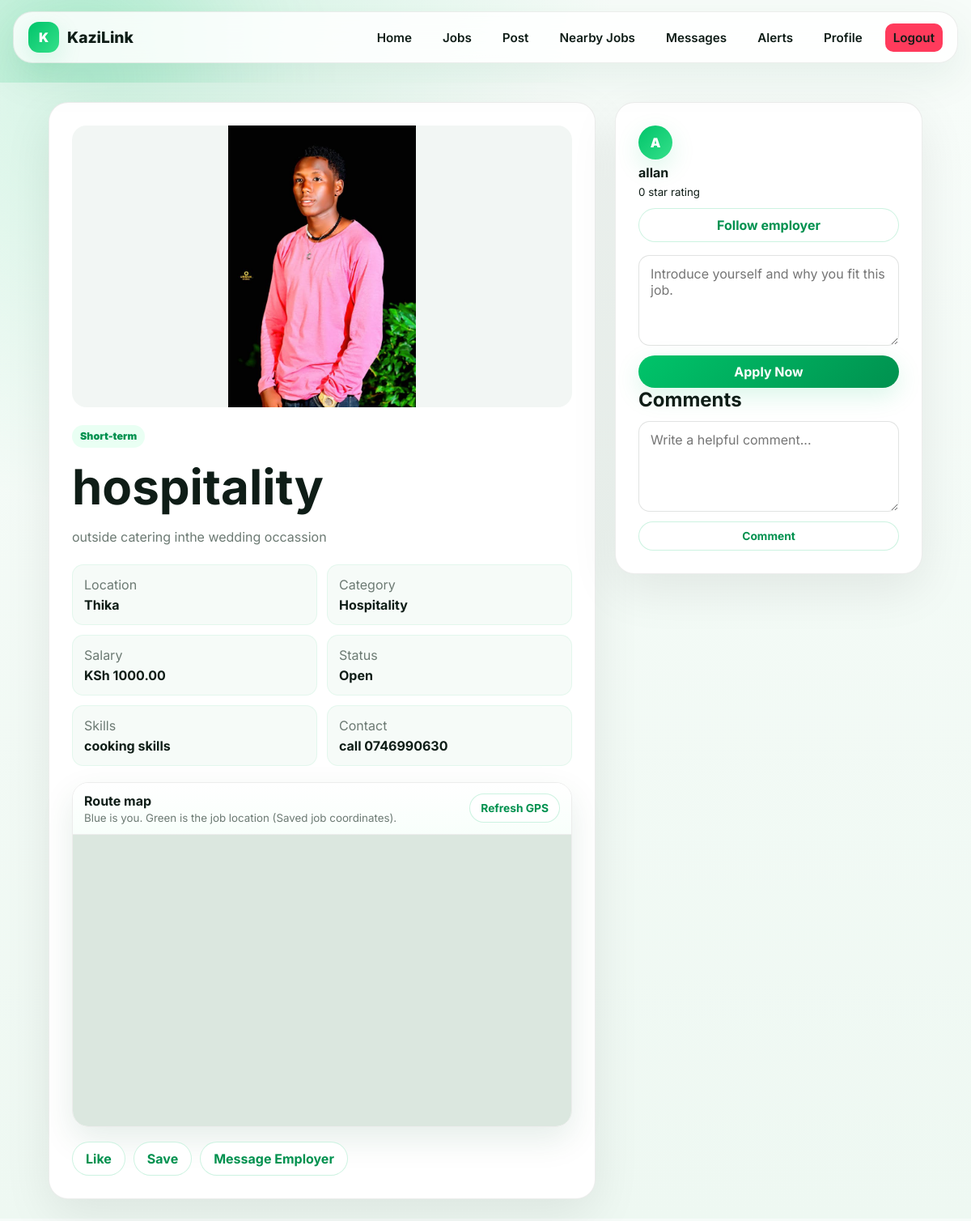
The page /jobs/4/ (signed in) on the database its author committed.
### marketplace/models.py (models this page shows, shortened)
class Job(models.Model):
    IMMEDIATE = 'immediate'
    SHORT_TERM = 'short_term'
    LONG_TERM = 'long_term'
    PART_TIME = 'part_time'
    FULL_TIME = 'full_time'
    CASUAL = 'casual'
    FREELANCE = 'freelance'
    PROFESSIONAL = 'professional'
    TYPE_CHOICES = (
        (IMMEDIATE, 'Immediate'),
        (SHORT_TERM, 'Short-term'),
        (LONG_TERM, 'Long-term'),
        (PART_TIME, 'Part-time'),
        (FULL_TIME, 'Full-time'),
        (CASUAL, 'Casual'),
        (FREELANCE, 'Freelance'),
        (PROFESSIONAL, 'Professional'),
    )
    OPEN = 'open'
    TAKEN = 'taken'
    CLOSED = 'closed'
    STATUS_CHOICES = (
        (OPEN, 'Open'),
        (TAKEN, 'Taken'),
        (CLOSED, 'Closed'),
    )
    employer = models.ForeignKey(User, on_delete=models.CASCADE, related_name='jobs')
    title = models.CharField(max_length=160)
    description = models.TextField()
    category = models.ForeignKey(Category, on_delete=models.SET_NULL, null=True, related_name='jobs')
    job_type = models.CharField(max_length=30, choices=TYPE_CHOICES)
    salary = models.DecimalField(max_digits=12, decimal_places=2, null=True, blank=True)
    location = models.CharField(max_length=140)
    latitude = models.DecimalField(max_digits=9, decimal_places=6, null=True, blank=True)
    longitude = models.DecimalField(max_digits=9, decimal_places=6, null=True, blank=True)
    resolved_place_name = models.CharField(max_length=255, blank=True)
    deadline = models.DateField(null=True, blank=True)
    required_skills = models.CharField(max_length=255, blank=True)
    contact_information = models.CharField(max_length=160)
    photo = models.ImageField(upload_to='jobs/photos/', blank=True)
    video = models.FileField(upload_to='jobs/videos/', blank=True)
    audio = models.FileField(upload_to='jobs/audio/', blank=True)
    document = models.FileField(upload_to='jobs/documents/', blank=True)
    status = models.CharField(max_length=20, choices=STATUS_CHOICES, default=OPEN)
    tags = models.CharField(max_length=200, blank=True)
    views = models.PositiveIntegerField(default=0)
    created_at = models.DateTimeField(auto_now_add=True)
    updated_at = models.DateTimeField(auto_now=True)
    class Meta:
        ordering = ['-created_at']

class Category(models.Model):
    name = models.CharField(max_length=80, unique=True)
    icon = models.CharField(max_length=40, default='briefcase')
    class Meta:
        ordering = ['name']
        verbose_name_plural = 'Categories'
    def __str__(self):
        return self.name

class Profile(models.Model):
    EMPLOYER = 'employer'
    SEEKER = 'seeker'
    ROLE_CHOICES = (
        (EMPLOYER, 'Employer'),
        (SEEKER, 'Job Seeker'),
    )
    user = models.OneToOneField(User, on_delete=models.CASCADE, related_name='profile')
    role = models.CharField(max_length=20, choices=ROLE_CHOICES)
    bio = models.TextField(blank=True)
    skills = models.CharField(max_length=255, blank=True)
    location = models.CharField(max_length=120, blank=True)
    latitude = models.DecimalField(max_digits=9, decimal_places=6, null=True, blank=True)
    longitude = models.DecimalField(max_digits=9, decimal_places=6, null=True, blank=True)
    avatar = models.ImageField(upload_to='profiles/avatars/', blank=True)
    cover_photo = models.ImageField(upload_to='profiles/covers/', blank=True)
    verified = models.BooleanField(default=False)
    online = models.BooleanField(default=False)
    trust_score = models.PositiveIntegerField(default=80)
    resume = models.FileField(upload_to='profiles/resumes/', blank=True)
    created_at = models.DateTimeField(auto_now_add=True)
    @property
    def rating_average(self):
        aggregate = self.user.received_reviews.aggregate(models.Avg('rating'))
        return round(aggregate['rating__avg'] or 0, 1)

### marketplace/views.py (the view, shortened to what this page needs)
# urls.py: path('jobs/<int:pk>/', views.job_detail, name='job_detail'),
@login_required
def job_detail(request, pk):
    job = get_object_or_404(Job.objects.select_related('employer', 'employer__profile', 'category'), pk=pk)
    if job.status != Job.OPEN and job.employer != request.user:
        messages.info(request, 'That job is no longer available.')
        return redirect('feed')
    job.views = job.views + 1
    job.save(update_fields=['views'])
    employer_followed = False
    if request.user != job.employer:
        employer_followed = Follow.objects.filter(follower=request.user, followed=job.employer).exists()
    map_point = ensure_job_coordinates(job)
    return render(request, 'marketplace/job_detail.html', {
        'job': job,
        'comment_form': CommentForm(),
        'application_form': ApplicationForm(),
        'has_applied': Application.objects.filter(job=job, applicant=request.user).exists(),
        'is_saved': SavedJob.objects.filter(job=job, user=request.user).exists(),
        'is_liked': JobLike.objects.filter(job=job, user=request.user).exists(),
        'is_following_employer': employer_followed,
        'status_choices': Job.STATUS_CHOICES,
        'job_latitude': map_point['lat'] if map_point else None,
        'job_longitude': map_point['lng'] if map_point else None,
        'job_location_source': map_point['label'] if map_point else '',
        'user_latitude': float(request.user.profile.latitude) if request.user.profile.latitude else None,
        'user_longitude': float(request.user.profile.longitude) if request.user.profile.longitude else None,
    })

### marketplace/forms.py
class CommentForm(forms.ModelForm):
    class Meta:
        model = Comment
        fields = ['body']
        widgets = {'body': forms.Textarea(attrs={'rows': 2, 'placeholder': 'Write a helpful comment...'})}

class ApplicationForm(forms.ModelForm):
    class Meta:
        model = Application
        fields = ['message']
        widgets = {'message': forms.Textarea(attrs={'rows': 4, 'placeholder': 'Introduce yourself and why you fit this job.'})}

### marketplace/context_processors.py (called while the page is built)
def alert_badge(request):
    if not request.user.is_authenticated:
        return {'alert_match_count': 0}
    return {'alert_match_count': len(matching_alert_jobs(request.user))}

### marketplace/views.py (called while the page is built, shortened)
def _point_in_kenya(latitude, longitude):
    try:
        latitude = float(latitude)
        longitude = float(longitude)
    except (TypeError, ValueError):
        return False
    return (
        KENYA_BOUNDS['lat_min'] <= latitude <= KENYA_BOUNDS['lat_max']
        and KENYA_BOUNDS['lng_min'] <= longitude <= KENYA_BOUNDS['lng_max']
    )

def _clean_kenya_point(latitude, longitude):
    if _point_in_kenya(latitude, longitude):
        return float(latitude), float(longitude)
    if _point_in_kenya(longitude, latitude):
        return float(longitude), float(latitude)
    return None

def job_map_point(job):
    point = _clean_kenya_point(job.latitude, job.longitude)
    if point:
        return {
            'lat': point[0],
            'lng': point[1],
            'source': 'gps',
            'label': 'Saved job coordinates',
        }
    return None

def ensure_job_coordinates(job):
    point = job_map_point(job)
    if point:
        return point

def matching_alert_jobs(user):
    alerts = list(user.job_alerts.filter(active=True).select_related('category'))
    if not alerts:
        return []

### templates/marketplace/job_detail.html (shortened to what this page needs)
{% extends 'marketplace/base.html' %}
{% load static %}
{% block page_css %}
<link rel="stylesheet" href="https://unpkg.com/maplibre-gl@5.6.1/dist/maplibre-gl.css">
<link rel="stylesheet" href="{% static 'marketplace/css/job_detail.css' %}">
{% endblock %}
{% block content %}
<main class="detail-layout">
    <article class="job-detail">
        {% if job.photo %}<img class="detail-media" src="{{ job.photo.url }}" alt="{{ job.title }}">{% endif %}
        <span class="tag">{{ job.get_job_type_display }}</span>
        <h1>{{ job.title }}</h1>
        <p>{{ job.description }}</p>
        <div class="meta-grid">
            <span>Location <b>{{ job.location }}</b></span>
            <span>Category <b>{{ job.category }}</b></span>
            <span>Salary <b>{% if job.salary %}KSh {{ job.salary }}{% else %}Negotiable{% endif %}</b></span>
            <span>Status <b>{{ job.get_status_display }}</b></span>
            <span>Skills <b>{{ job.required_skills|default:'Open' }}</b></span>
            <span>Contact <b>{{ job.contact_information }}</b></span>
        </div>
        {% if job_latitude and job_longitude %}
            <section class="detail-map-panel">
                <div class="map-toolbar">
                    <div>
                        <strong>Route map</strong>
                        <small>Blue is you. Green is the job location{% if job_location_source %} ({{ job_location_source }}){% endif %}.</small>
                    </div>
                    <button class="btn mini" type="button" data-detect-location data-nearby-target="reload-current">Refresh GPS</button>
                </div>
                <div
                    id="job-detail-map"
                    class="detail-map"
                    data-job-title="{{ job.title }}"
                    data-job-location="{{ job.location }}"
                    data-job-lat="{{ job_latitude }}"
                    data-job-lng="{{ job_longitude }}"
                ></div>
            </section>
        {% endif %}
        <div class="detail-actions">
            <form method="post" action="{% url 'toggle_like' job.pk %}"><button class="btn ghost">{% if is_liked %}Liked{% else %}Like{% endif %}</button></form>
            <form method="post" action="{% url 'toggle_save' job.pk %}"><button class="btn ghost">{% if is_saved %}Saved{% else %}Save{% endif %}</button></form>
            <a class="btn ghost" href="{% url 'start_conversation' job.employer.username %}">Message Employer</a>
        </div>
    </article>
    <aside class="apply-panel">
        <a class="employer" href="{% url 'profile_detail' job.employer.username %}">
            <span class="avatar">{{ job.employer.username|first|upper }}</span>
            <strong>{{ job.employer.username }}</strong>
            <small>{{ job.employer.profile.rating_average }} star rating</small>
        </a>
        {% if user != job.employer %}
            <form class="follow-inline" method="post" action="{% url 'toggle_follow' job.employer.username %}">
                <button class="btn ghost">{% if is_following_employer %}Following employer{% else %}Follow employer{% endif %}</button>
            </form>
        {% endif %}
        {% if user != job.employer %}
            <form method="post" action="{% url 'apply_job' job.pk %}">
                {{ application_form.message }}
                <button class="btn primary" {% if has_applied %}disabled{% endif %}>{% if has_applied %}Applied{% else %}Apply Now{% endif %}</button>
            </form>
        {% endif %}
        <section class="comments">
            <h2>Comments</h2>
            <form method="post">{% csrf_token %}{{ comment_form.body }}<button class="btn mini">Comment</button></form>
        </section>
    </aside>
</main>
{% endblock %}

### static/marketplace/css/base.css (style rules this page uses)
:root { --green: #00c46a; --green-dark: #00914f; --mint: #e9fff3; --ink: #0f1d17; --bg: #f5fbf8; --card: rgba(255,255,255,0.75); --text: #0f1d17; --muted: #6c7a73; --border: rgba(0,0,0,0.08); --line: rgba(15,29,23,0.08); --shadow: 0 20px 60px rgba(0,0,0,0.08); --shadow-soft: 0 10px 30px rgba(0,196,106,0.15); --radius: 14px; }
* { margin: 0; padding: 0; box-sizing: border-box; }
body { font-family: "Inter", sans-serif; background: radial-gradient(circle at 12% -8%, rgba(0,196,106,0.16), transparent 32%), linear-gradient(180deg, #f7fcf9 0%, var(--bg) 100%); color: var(--text); overflow-x: hidden; }
img, video { max-width: 100%; }
img { height: auto; }
a { color: var(--green-dark); text-decoration: none; }
button, input, select, textarea { font: inherit; }
.btn-primary, .btn-danger, .btn, button.btn { display: inline-flex; align-items: center; justify-content: center; gap: 8px; padding: 10px 16px; border-radius: 999px; font-weight: 700; text-decoration: none; border: 0; cursor: pointer; transition: 0.2s ease; }
.btn.primary { background: linear-gradient(135deg, var(--green), var(--green-dark)); color: white; box-shadow: var(--shadow-soft); }
.btn.ghost, .btn.mini { border: 1px solid rgba(0,196,106,0.2); background: white; color: var(--green-dark); }
.btn.mini { min-height: 36px; padding: 8px 13px; font-size: 0.86rem; }
.avatar { width: 42px; height: 42px; display: inline-grid; place-items: center; border-radius: 50%; background: linear-gradient(135deg, var(--green), #35e08a); color: white; font-weight: 900; box-shadow: var(--shadow-soft); }
.tag, .badge { display: inline-flex; align-items: center; width: fit-content; min-height: 28px; padding: 5px 10px; border-radius: 999px; background: var(--mint); color: var(--green-dark); font-size: 0.78rem; font-weight: 900; }

### static/marketplace/css/job_detail.css (style rules this page uses)
.detail-layout { display: grid; grid-template-columns: minmax(0, 1fr) minmax(300px, 380px); gap: 24px; padding: 24px clamp(14px, 5vw, 60px); align-items: start; background: radial-gradient(circle at 12% 0%, rgba(0,196,106,0.14), transparent 30%), linear-gradient(180deg, #f7fcf9 0%, #eef8f2 100%); min-height: 100vh; }
.job-detail, .apply-panel { border: 1px solid var(--line); background: white; border-radius: 24px; box-shadow: var(--shadow); padding: clamp(18px, 3vw, 28px); }
.apply-panel { position: sticky; top: 92px; }
.detail-media { width: 100%; max-height: min(520px, 70vh); aspect-ratio: 16 / 9; object-fit: contain; border-radius: 18px; margin-bottom: 18px; background: #f2f6f4; }
.job-detail h1 { font-size: clamp(2rem, 5vw, 4rem); margin: 12px 0; }
.job-detail p { color: var(--muted); line-height: 1.75; }
.meta-grid { display: grid; grid-template-columns: repeat(2, 1fr); gap: 12px; margin: 20px 0; }
.meta-grid span { padding: 14px; background: #f6fbf8; border-radius: 14px; color: var(--muted); border: 1px solid rgba(0,196,106,.08); }
.meta-grid b { display: block; color: var(--ink); margin-top: 5px; }
.detail-actions { display: flex; flex-wrap: wrap; gap: 10px; }
.detail-map-panel { border: 1px solid var(--line); border-radius: 20px; overflow: hidden; margin: 18px 0; box-shadow: 0 16px 40px rgba(12,89,50,.1); }
.map-toolbar { display: flex; justify-content: space-between; align-items: center; gap: 12px; padding: 12px 14px; border-bottom: 1px solid var(--line); background: linear-gradient(180deg, #fff, #f8fffb); }
.map-toolbar small { display: block; color: var(--muted); margin-top: 3px; }
.detail-map { width: 100%; height: clamp(320px, 45vh, 460px); background: #dbe7df; }
.employer { display: grid; gap: 6px; margin-bottom: 16px; color: var(--text); }
.follow-inline { margin: -4px 0 16px; }
.apply-panel form, .comments { display: grid; gap: 12px; }
.apply-panel textarea, .comments textarea, .status-panel select { width: 100%; min-height: 112px; padding: 12px 14px; border: 1px solid rgba(15,29,23,.12); border-radius: 14px; resize: vertical; }

### rows shown on the page
Job: photo (picture), job_type "Short-term", title "hospitality", description "outside catering inthe wedding occassion", location "Thika", category "Hospitality", salary "1000.00", status "Open", required_skills "cooking skills", contact_information "call 0746990630", employer.username|first "A", employer.username "allan", employer.profile.rating_average "0"

### other values the page prints
{{ job_location_source }} "Saved job coordinates"
